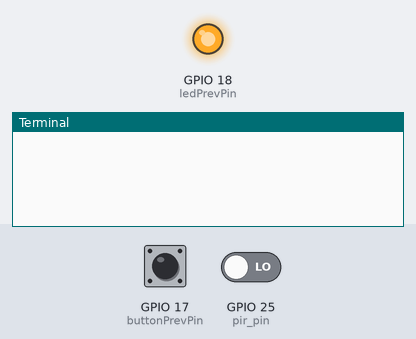
A program run on a simulated Raspberry Pi (BCM pin numbers). Parts: output pins drawn as LEDs (lit = HIGH), the last lines printed to the terminal. The inputs (shaded band) are chosen by the test bench; at power-on: GPIO 17 (buttonPrevPin) HIGH, GPIO 25 (pir_pin) LOW. The clock reads 2024-03-15 10:24:30 at power-on unless the program sets it.

Above: at 1.2 s.
1.3 s: GPIO 17 (buttonPrevPin) pulled LOW for 0.15 s
At 2.2 s:
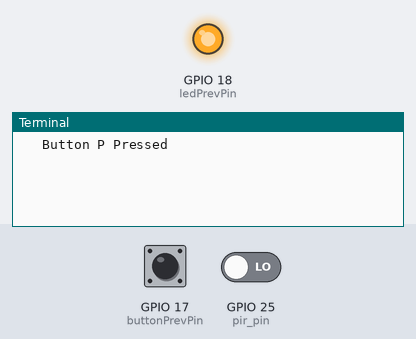
2.9 s: GPIO 25 (pir_pin) driven HIGH
At 3.8 s:
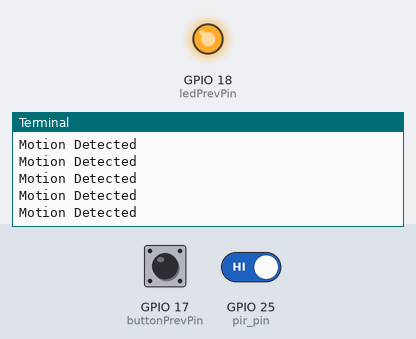

Measured:
- after the input at 1.3 s, the terminal: prints a new line at once (image 1)
- after the input at 2.9 s, the terminal: prints a new line at once (image 2)

The program:

testpir.py
```python
#!/usr/bin/python

import time
import os
import RPi.GPIO as GPIO #read the GPIO pins

GPIO.setmode(GPIO.BCM)

pir_pin = 25
ledPrevPin = 18
buttonPrevPin = 17

GPIO.setup(pir_pin, GPIO.IN)                                    #Enable PIR to sense montion

GPIO.setup(ledPrevPin, GPIO.OUT)                                #Previous LED Pin
GPIO.output(ledPrevPin, GPIO.HIGH)

GPIO.setup(buttonPrevPin, GPIO.IN, pull_up_down=GPIO.PUD_UP)    #Previous button switch

LEDStartTime = time.time()
MonitorStartTime = time.time()


#Timeout settings for monitor and LED buttons
LEDTimeout = 10
MonitorTimeout = 30

#Start Main program
try:
   while True:
       input_motion_detected = GPIO.input(pir_pin)
       input_state_back = GPIO.input(buttonPrevPin)

       if input_motion_detected:
           print "Motion Detected"
           MontionDetected = True
           LEDStartTime = time.time()
           MonitorStartTime = time.time()
       else:
           MontionDetected = False

       if time.time()-LEDStartTime < LEDTimeout: #LED will be on for 10 seconds after montion is detected
            #print "LED is on "+str(time.time()-LEDStartTime)
            GPIO.output(ledPrevPin, GPIO.HIGH)
       else:
            GPIO.output(ledPrevPin, GPIO.LOW)

       if time.time()-MonitorStartTime < MonitorTimeout: #Monitor screensaver will stay off for 30 seconds while montion is detected
           #print "Monitor is still on " +str(time.time()-MonitorStartTime)
           i=1
       else:
           print "Turning off monitor"

       if input_state_back == False:
           print("   Button P Pressed")
           LEDStartTime = time.time()
           time.sleep(0.5)

except KeyboardInterrupt:
    print "Keyboard interrrupted code"

finally:
    print "Cleaning up GPIO ports"
    GPIO.cleanup()
    
```
